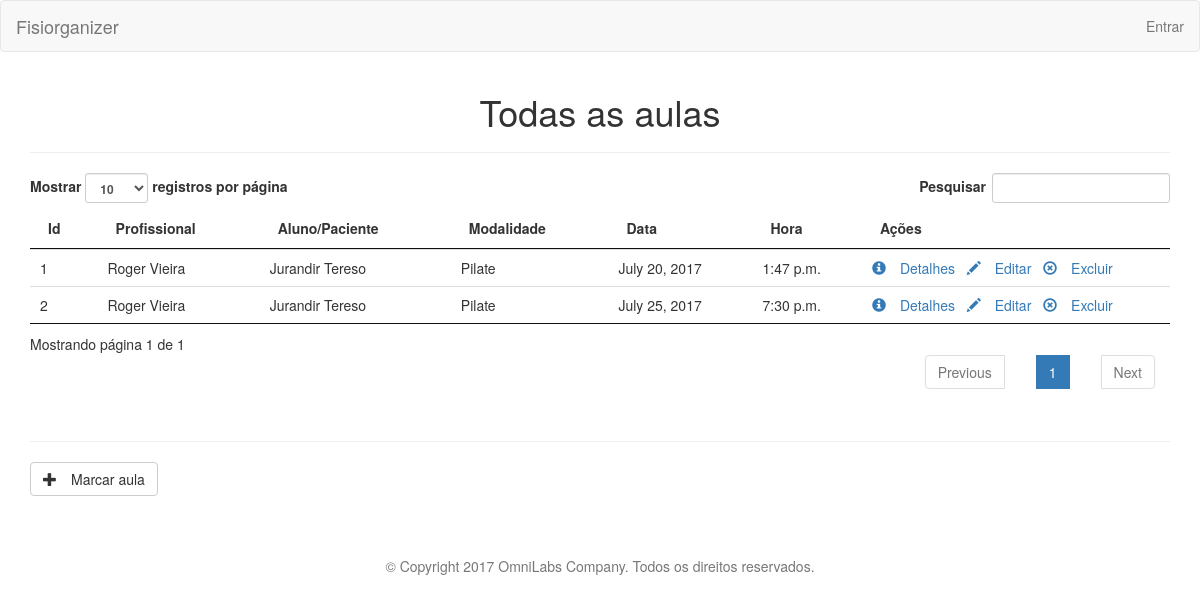
The page /session/list on the database as committed earlier.
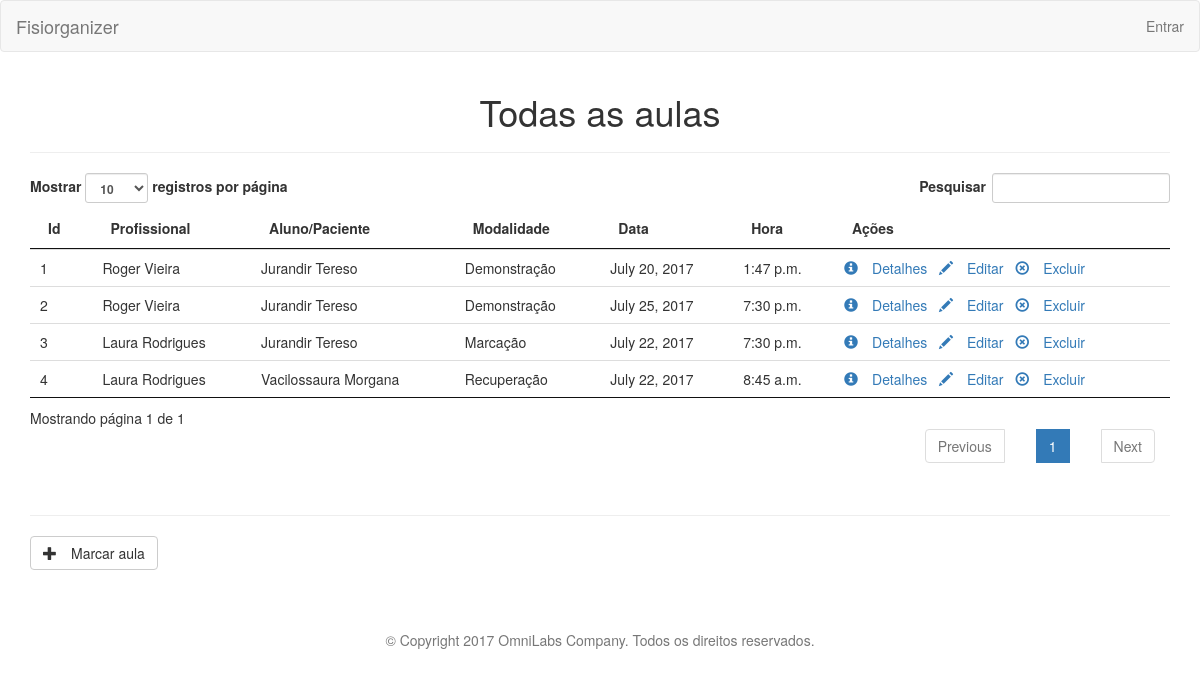
The same page on the database as committed later.
### Fisiorganizer_SITE/models.py (models this page shows, shortened)
class Session(models.Model):
    id = models.AutoField(primary_key=True)
    id_modality = models.ForeignKey(Modality)
    id_instructor = models.ForeignKey(User)
    id_customer = models.ForeignKey(Customer)
    date = models.DateField()
    time = models.TimeField()

class Customer(models.Model):
    id = models.AutoField(primary_key=True)
    name = models.CharField(max_length=100, blank=False, default='')
    address = models.CharField(max_length=150, blank=True)
    city = models.CharField(max_length=25)
    cellphone = models.PositiveIntegerField(blank=False, null=False)
    age = models.IntegerField(blank=False)
    details = models.TextField(max_length=500, blank=True)

class Modality(models.Model):
    id = models.AutoField(primary_key=True)
    name = models.CharField(max_length=150, blank=False)

### Fisiorganizer_SITE/controllers/session_controller.py (the view)
def list(request):
    sessions = Session.objects.all()
    return render(request, 'session/session_list.html', {'sessions': sessions})

### Fisiorganizer_SITE/templates/session/session_list.html (shortened to what this page needs)
{% extends "layout.html" %}
{% load widget_tweaks %}
{% load static %}
{% block content %}
<h1 class="text-center">Todas as aulas</h1>
<hr>
    <table id="customersTable" class="table">
        <thead>
        <tr>
            <th>Id</th>
            <th>Profissional</th>
            <th>Aluno/Paciente</th>
            <th>Modalidade</th>
            <th>Data</th>
            <th>Hora</th>
            <th>Ações</th>
        </tr>
        </thead>
        <tbody>
        {% for s in sessions %}
        <tr>
            <td>
                {{ s.id }}
            </td>
            <td>
                {{ s.id_instructor.first_name }} {{ s.id_instructor.last_name }}
            </td>
            <td>
                {{ s.id_customer.name }}
            </td>
            <td>
                {{ s.id_modality.name }}
            </td>
            <td>
                {{ s.date }}
            </td>
           <td>
                {{ s.time }}
            </td>
            <td>
                <a href="{% url 'session_details' id=s.id %}" class="" role="button">
                    <span class="glyphicon glyphicon-info-sign" aria-hidden="true">&nbsp;</span>Detalhes
                </a>
                <span>&nbsp;</span>
                <a href="{% url 'session_edit' id=s.id %}" class="" role="button">
                    <span class="glyphicon glyphicon-pencil" aria-hidden="true">&nbsp;</span>Editar
                </a>
                <span>&nbsp;</span>
                <a class="" role="button" name="delete" data-id="{{ s.id }}">
                    <span class="glyphicon glyphicon-remove-circle" aria-hidden="true">&nbsp;</span>Excluir
                </a>
            </td>
        </tr>
        {% endfor %}
        </tbody>
    </table>
<hr>
    <a href="{% url 'session_create' %}" id="id_add_session" class="btn btn-default" role="button">
        <span class="glyphicon glyphicon-plus" aria-hidden="true">&nbsp;</span>Marcar aula
    </a>
{% endblock %}

Rows that differ between the two databases and show on the page:
changed through a linked row, Session "July 20, 2017": id_modality.name "Pilate" → "Demonstração"
changed through a linked row, Session "July 25, 2017": id_modality.name "Pilate" → "Demonstração"
added Session: id "3", id_instructor.first_name "Laura", id_instructor.last_name "Rodrigues", id_customer.name "Jurandir Tereso", id_modality.name "Marcação", date "July 22, 2017", time "7:30 p.m."
added Session: id "4", id_instructor.first_name "Laura", id_instructor.last_name "Rodrigues", id_customer.name "Vacilossaura Morgana", id_modality.name "Recuperação", date "July 22, 2017", time "8:45 a.m."
